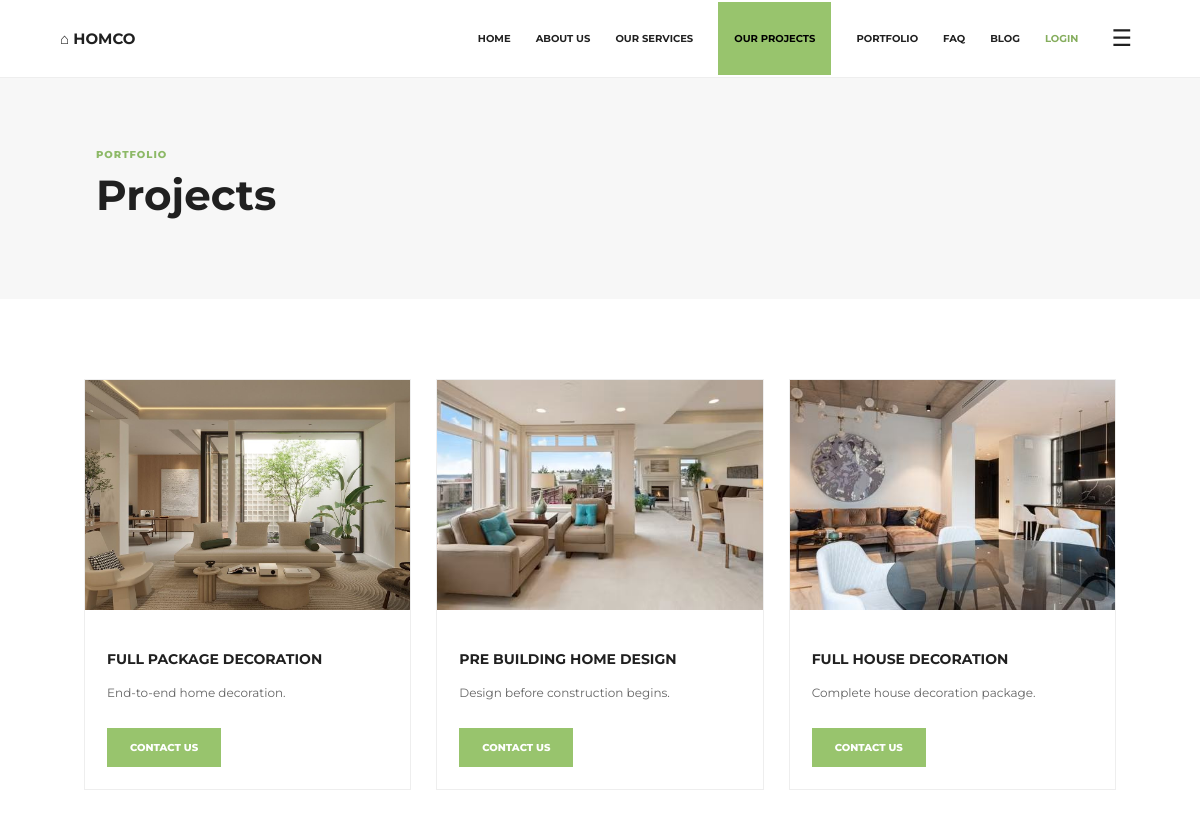
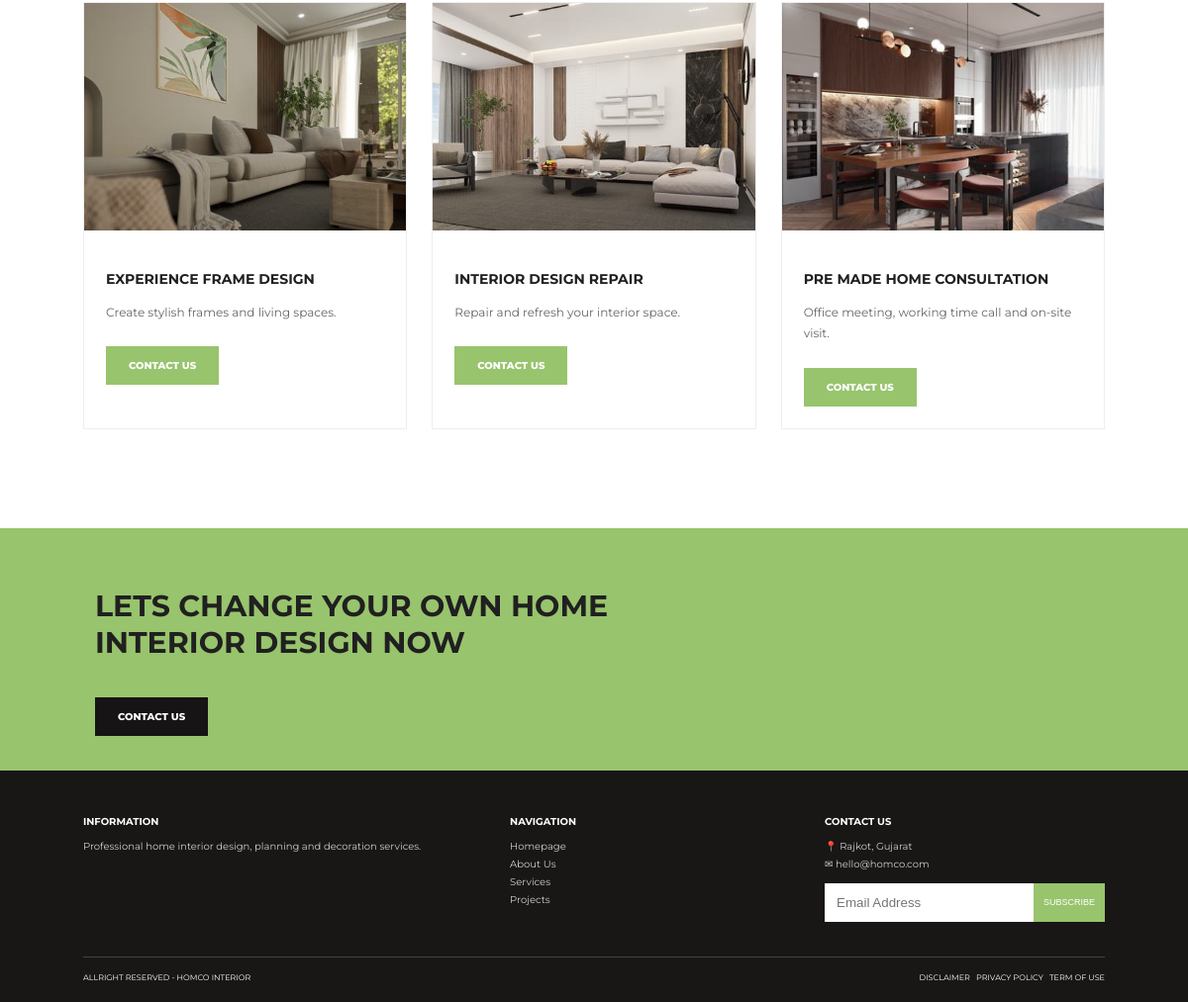
The app's page /guest/projects.php with its own data (2 pictures, top to bottom).
### tables this page shows
CREATE TABLE projects (
    id INT AUTO_INCREMENT PRIMARY KEY,
    title VARCHAR(150),
    description TEXT,
    image VARCHAR(255),
    created_at TIMESTAMP DEFAULT CURRENT_TIMESTAMP
);

### config/db.php (called while the page is built, shortened)
<?php
function e($v){return htmlspecialchars((string)$v,ENT_QUOTES,'UTF-8');}
?>

### guest/projects.php (the view, shortened to what this page needs)
<?php
require '../config/db.php';
require '../config/header.php';
$rows = $pdo->query(
    'SELECT * FROM projects ORDER BY id DESC'
)->fetchAll();
?>
<div class="page-head">
    <div class="eyebrow">PORTFOLIO</div>
    <h1>Projects</h1>
</div>
<section class="section">
    <div class="project-grid">
        <?php foreach ($rows as $r): ?>
            <div class="image-card">
                <img src="../assets/images/<?= e($r['image']) ?>">
                <div class="inside">
                    <h3>
                        <?= e($r['title']) ?>
                    </h3>
                    <p>
                        <?= e($r['description']) ?>
                    </p>
                    <a class="btn" href="contact.php">
                        CONTACT US
                    </a>
                </div>
            </div>
        <?php endforeach; ?>
    </div>
</section>
<?php
require '../config/footer.php';
?>

### config/header.php (shortened to what this page needs)
<?php
$currentPage = basename($_SERVER['SCRIPT_NAME']);
function isActivePage($page, $currentPage) {
    return $page === $currentPage ? 'active' : '';
}
?>
<!doctype html>
<html lang="en">
<head>
    <link rel="stylesheet" href="../assets/css/style.css">
</head>
<body>
<header class="topbar">
    <a class="logo" href="../guest/index.php">
        ⌂ HOMCO
    </a>
    <nav>
        <a href="../guest/index.php"
           class="<?= isActivePage('index.php', $currentPage) ?>">
            HOME
        </a>
        <a href="../guest/about.php"
           class="<?= isActivePage('about.php', $currentPage) ?>">
            ABOUT US
        </a>
        <a href="../guest/services.php"
           class="<?= isActivePage('services.php', $currentPage) ?>">
            OUR SERVICES
        </a>
        <a href="../guest/projects.php"
           class="<?= isActivePage('projects.php', $currentPage) ?>">
            OUR PROJECTS
        </a>
        <a href="../guest/portfolio.php"
           class="<?= isActivePage('portfolio.php', $currentPage) ?>">
            PORTFOLIO
        </a>
        <a href="../guest/faq.php"
           class="<?= isActivePage('faq.php', $currentPage) ?>">
            FAQ
        </a>
        <a href="../guest/blog.php"
           class="<?= in_array($currentPage, ['blog.php', 'post.php'], true) ? 'active' : '' ?>">
            BLOG
        </a>
        <?php if (isset($_SESSION['user'])): ?>
            <a class="login-link"
               href="<?= $_SESSION['user']['role'] === 'admin'
                   ? '../admin/dashboard.php'
                   : '../user/dashboard.php' ?>">
                DASHBOARD
            </a>
        <?php else: ?>
            <a class="login-link" href="../auth/login.php">
                LOGIN
            </a>
        <?php endif; ?>
       <button class="hamb" id="menuToggle" type="button"
        aria-label="Toggle navigation" aria-expanded="false">
    ☰
       </button>
    </nav>
</header>

### config/footer.php (shortened to what this page needs)
<section class="cta">
    <div>
        <h2>
            LETS CHANGE YOUR OWN HOME<br>
            INTERIOR DESIGN NOW
        </h2>
        <a class="btn dark" href="../guest/contact.php">
            CONTACT US
        </a>
    </div>
</section>
<footer>
    <div>
        <b>INFORMATION</b>
        <p>
            Professional home interior design, planning and decoration services.
        </p>
    </div>
    <div>
        <b>NAVIGATION</b>
        <p>
            <a href="../guest/index.php">Homepage</a><br>
            <a href="../guest/about.php">About Us</a><br>
            <a href="../guest/services.php">Services</a><br>
            <a href="../guest/projects.php">Projects</a>
        </p>
    </div>
    <div>
        <b>CONTACT US</b>
        <p>
            📍 Rajkot, Gujarat<br>
            ✉ hello@homco.com
        </p>
        <form action="../guest/subscribe.php" method="post">
            <input
                name="email"
                type="email"
                placeholder="Email Address"
                required
            >
            <button type="submit">SUBSCRIBE</button>
        </form>
    </div>
    <div class="copyright">
        ALLRIGHT RESERVED - HOMCO INTERIOR
        <span>
            DISCLAIMER &nbsp;
            PRIVACY POLICY &nbsp;
            TERM OF USE
        </span>
    </div>
</footer>
</body>
</html>

### assets/css/style.css (style rules this page uses)
* { box-sizing: border-box; }
body { margin: 0; font-family: 'Montserrat', Arial, sans-serif; color: #202020; background: #fff; }
a { text-decoration: none; color: inherit; }
img { max-width: 100%; }
.topbar { min-height: 78px; display: flex; align-items: center; justify-content: space-between; padding: 0 5%; border-bottom: 1px solid #eee; background: #fff; position: relative; z-index: 100; }
.logo { font-weight: 700; font-size: 15px; white-space: nowrap; }
.topbar nav { display: flex; align-items: center; gap: 25px; font-size: 10px; font-weight: 700; }
.topbar nav a { display: inline-flex; align-items: center; padding: 30px 0; background: transparent; color: #202020; transition: background 0.3s ease, color 0.3s ease; }
.topbar nav a.active { background: #98c46d; color: #000; padding: 30px 16px; }
.topbar nav a.login-link { color: #85ad5d; }
.hamb { display: block; font-size: 23px; cursor: pointer; border: none; background: transparent; color: #202020; padding: 8px; line-height: 1; flex-shrink: 0; }
.eyebrow { font-size: 10px; color: #8db967; font-weight: 800; letter-spacing: 1px; }
.hero p, .section p { font-size: 12px; line-height: 1.8; color: #666; }
.btn { display: inline-block; background: #98c46d; color: #fff; border: 0; padding: 13px 23px; font-size: 10px; font-weight: 800; margin-top: 12px; cursor: pointer; transition: background 0.3s ease, transform 0.3s ease; }
.dark { background: #161414; }
.section { padding: 80px 7%; }
.cta { margin: 20px 0 0; width: 100%; background: #98c46d; padding: 35px 8%; display: flex; justify-content: space-between; align-items: center; gap: 20px; }
.cta h2 { font-size: 30px; }
footer { background: #191616; color: #fff; padding: 45px 7% 20px; display: grid; grid-template-columns: 1.4fr 1fr 1fr; gap: 35px; font-size: 10px; }
footer p { color: #ccc; line-height: 1.8; }
footer form { display: flex; }
footer input { padding: 12px; border: 0; min-width: 0; width: 100%; }
footer button { background: #98c46d; color: #fff; border: 0; padding: 10px; font-size: 9px; cursor: pointer; transition: background 0.3s ease; }
.copyright { grid-column: 1 / -1; border-top: 1px solid #444; padding-top: 15px; font-size: 8px; }
.copyright span { float: right; }
.page-head { padding: 70px 8%; background: #f7f7f7; }
.page-head h1 { font-size: 42px; margin: 8px 0; }
.service-grid, .project-grid, .blog-grid { display: grid; grid-template-columns: repeat(3, 1fr); gap: 25px; }
.image-card { border: 1px solid #eee; overflow: hidden; transition: transform 0.3s ease, box-shadow 0.3s ease; }
.image-card img { width: 100%; height: 230px; object-fit: cover; transition: transform 0.4s ease; }
.image-card .inside { padding: 22px; }
.image-card h3 { font-size: 14px; }

### records on screen
projects: image (picture), title "FULL PACKAGE DECORATION", description "End-to-end home decoration."
projects: image (picture), title "PRE BUILDING HOME DESIGN", description "Design before construction begins."
projects: image (picture), title "FULL HOUSE DECORATION", description "Complete house decoration package."
projects: image (picture), title "EXPERIENCE FRAME DESIGN", description "Create stylish frames and living spaces."
projects: image (picture), title "INTERIOR DESIGN REPAIR", description "Repair and refresh your interior space."
projects: image (picture), title "PRE MADE HOME CONSULTATION", description "Office meeting, working time call and on-site visit."
